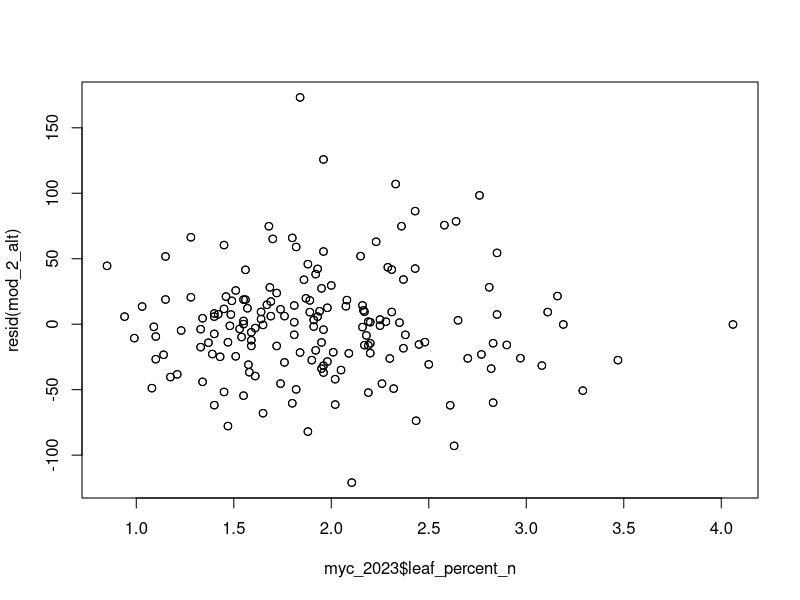
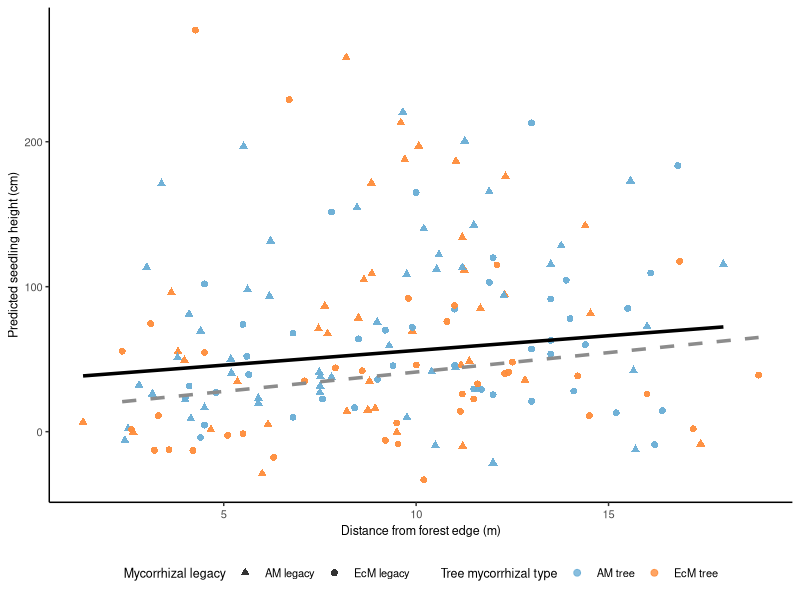
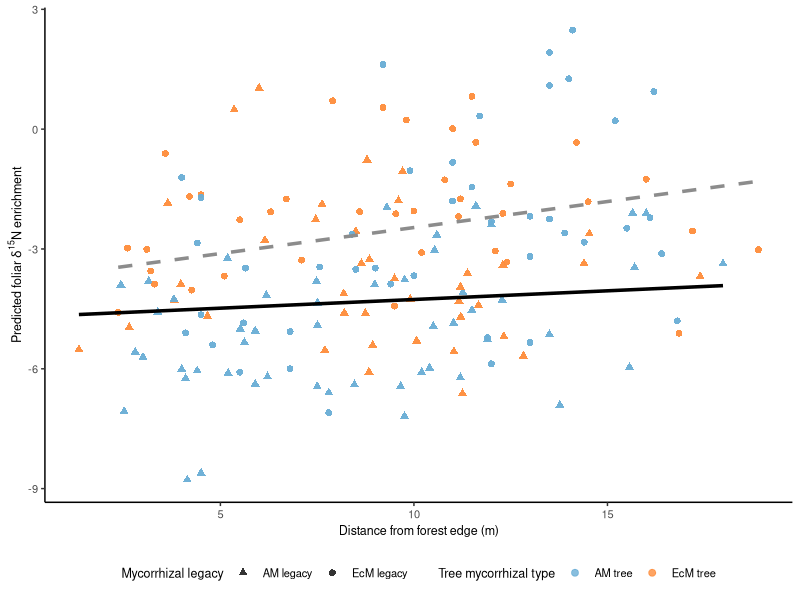
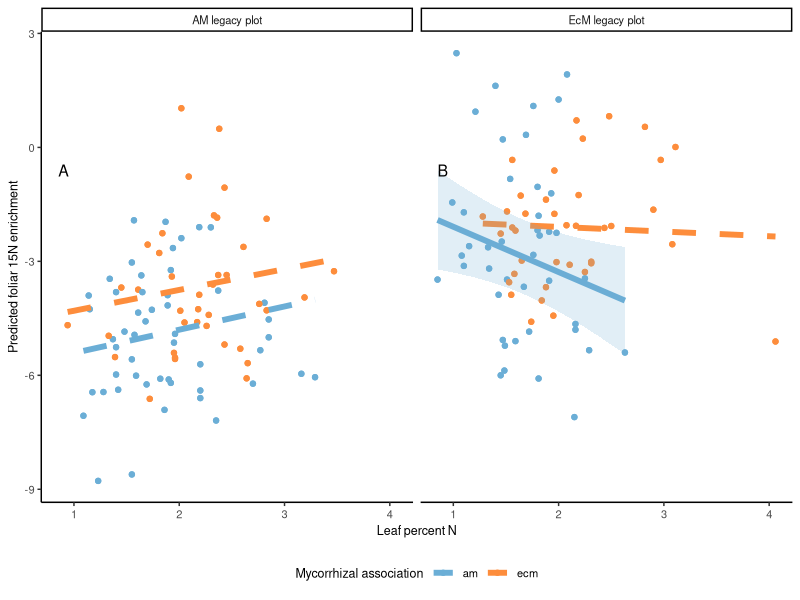
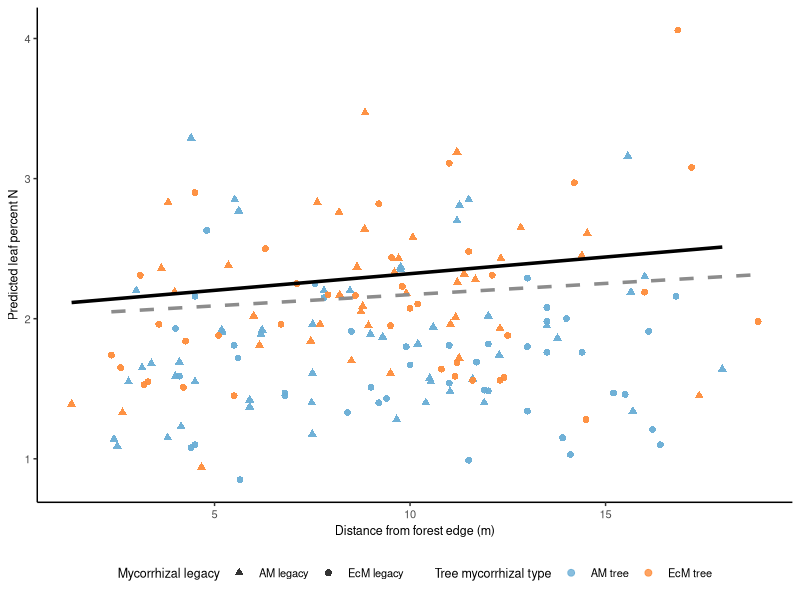
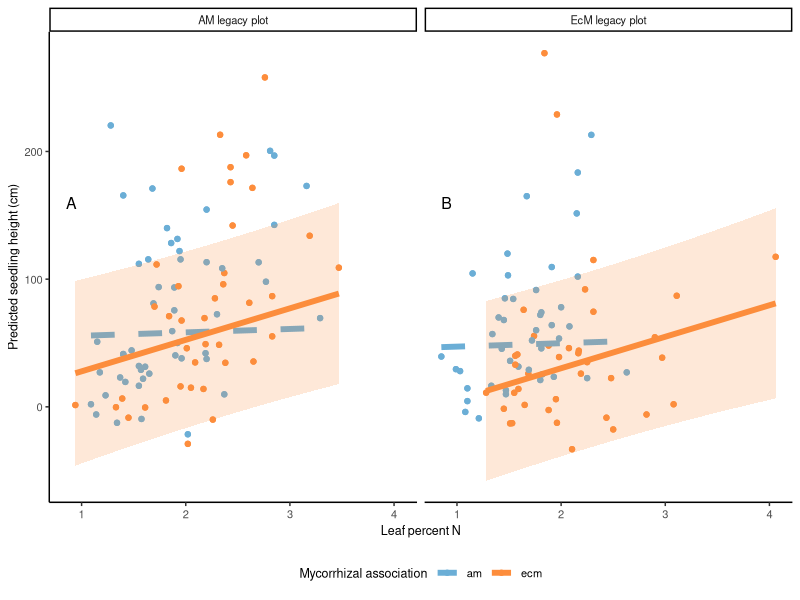
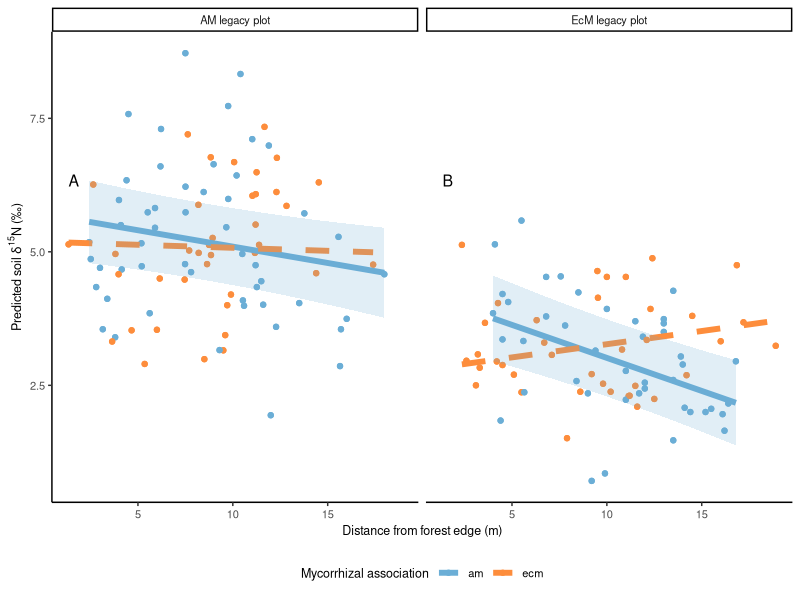
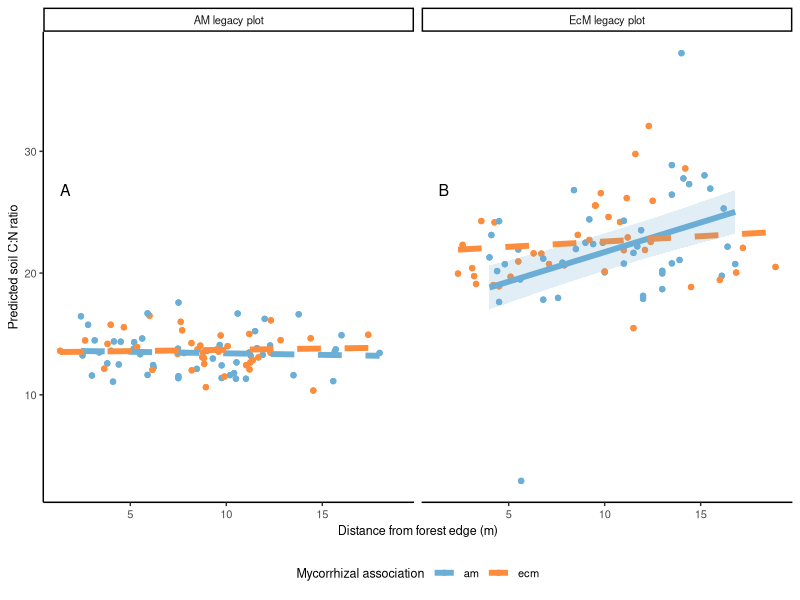

Reproduce these figures in R, in order.


# Outtake figure analyses -------------------------------------------------
# Archived from 05_final_figures.R when the manuscript figure set was
# narrowed to Figure 2 and the soil supplemental figure.

# setup -------------------------------------------------------------------
library(tidyverse)
library(lme4)
library(lmerTest)
library(RColorBrewer)


# read in data

myc_alldata <-   
  read_csv("outplut/alldata_03262026.csv") %>% 
  mutate(
    site_unit = factor(site_unit),
    soil_cn_ratio = soil_percent_c / soil_percent_n
  ) 

myc_2023 <- 
  myc_alldata %>%
  filter(year == "2023") %>%
  droplevels() %>%
  
  # turn the factors into numeric variables
  
  mutate(
    myc_legacy_num = case_when(mycorrhizal_legacy == "ecm" ~ 0, TRUE ~ 1),
    myc_type_num = case_when(myc_type == "ecm" ~ 0, TRUE ~ 1),
    
    # scale numeric variables
    
    dist_s = scale(distance_to_edge_m)[,1]
  )

# Plotting theme ---------------------------------------------------------

blues <- RColorBrewer::brewer.pal(9, "Blues")
oranges <- RColorBrewer::brewer.pal(9, "Oranges")

my_theme <- function() {
  ggplot2::theme_classic() +
    ggplot2::theme(
      axis.text = element_text(size = 8),
      axis.title.x = element_text(size = 9),
      axis.title.y = element_text(size = 9),
      legend.text = element_text(size = 8),
      legend.title = element_text(size = 9),
      strip.text.x = element_text(size = 8),
      legend.position = "bottom"
    )
}

myc_association_colors <- c("am" = blues[5], "ecm" = oranges[5])
legacy_shapes <- c("am" = 17, "ecm" = 16)

# Build predictions only across the observed x range of each plotted group.
# This prevents a line or confidence ribbon from extrapolating beyond that
# group's points within a legacy-plot panel.
group_prediction_grid <- function(data, x_var, y_var, length_out = 100) {
  data %>%
    filter(
      !is.na(.data[[x_var]]),
      !is.na(.data[[y_var]]),
      !is.na(myc_type),
      !is.na(mycorrhizal_legacy)
    ) %>%
    group_by(myc_type, mycorrhizal_legacy) %>%
    summarise(
      prediction_x = list(seq(
        min(.data[[x_var]], na.rm = TRUE),
        max(.data[[x_var]], na.rm = TRUE),
        length.out = length_out
      )),
      .groups = "drop"
    ) %>%
    unnest(prediction_x) %>%
    rename(!!x_var := prediction_x)
}

add_fixed_effect_ci <- function(model, newdata, fixed_formula, pred_name) {
  newdata[[pred_name]] <- predict(model, newdata = newdata, re.form = NA)
  
  x_pred <- model.matrix(fixed_formula, data = newdata)
  se_pred <- sqrt(diag(x_pred %*% vcov(model) %*% t(x_pred)))
  
  newdata %>%
    mutate(
      se = se_pred,
      lower = .data[[pred_name]] - 1.96 * se,
      upper = .data[[pred_name]] + 1.96 * se
    )
}

add_slope_linetype <- function(model, predicted_data, x_var, alpha = 0.05) {
  slope_tests <-
    emmeans::emtrends(
      model,
      ~ myc_type * mycorrhizal_legacy,
      var = x_var
    ) %>%
    summary(infer = c(TRUE, TRUE)) %>%
    as_tibble() %>%
    mutate(
      slope_linetype = case_when(
        p.value < alpha ~ "Significant",
        TRUE ~ "Not significant"
      )
    ) %>%
    select(myc_type, mycorrhizal_legacy, slope_linetype)
  
  predicted_data %>%
    left_join(slope_tests, by = c("myc_type", "mycorrhizal_legacy"))
}

get_column_or_na <- function(df, column_names) {
  matching_column <- intersect(column_names, names(df))
  
  if (length(matching_column) == 0) {
    return(rep(NA_real_, nrow(df)))
  }
  
  df[[matching_column[1]]]
}

tidy_fixed_effects <- function(model, figure, response, predictor) {
  fixed_effects <-
    coef(summary(lmerTest::as_lmerModLmerTest(model))) %>%
    as.data.frame()
  
  fixed_effects$term <- rownames(fixed_effects)
  
  tibble(
    figure = figure,
    response = response,
    predictor = predictor,
    statistic_type = "fixed_effect",
    term = fixed_effects$term,
    myc_type = NA_character_,
    mycorrhizal_legacy = NA_character_,
    estimate = get_column_or_na(fixed_effects, "Estimate"),
    std_error = get_column_or_na(fixed_effects, "Std. Error"),
    df = get_column_or_na(fixed_effects, "df"),
    statistic = get_column_or_na(fixed_effects, "t value"),
    p_value = get_column_or_na(fixed_effects, "Pr(>|t|)"),
    conf_low = NA_real_,
    conf_high = NA_real_,
    slope_linetype = NA_character_
  )
}

tidy_type_ii_tests <- function(model, figure, response, predictor) {
  type_ii_tests <- car::Anova(model) %>% as.data.frame()
  type_ii_tests$term <- rownames(type_ii_tests)
  
  tibble(
    figure = figure,
    response = response,
    predictor = predictor,
    statistic_type = "type_ii_wald_chisq",
    term = type_ii_tests$term,
    myc_type = NA_character_,
    mycorrhizal_legacy = NA_character_,
    estimate = NA_real_,
    std_error = NA_real_,
    df = get_column_or_na(type_ii_tests, "Df"),
    statistic = get_column_or_na(type_ii_tests, "Chisq"),
    p_value = get_column_or_na(type_ii_tests, "Pr(>Chisq)"),
    conf_low = NA_real_,
    conf_high = NA_real_,
    slope_linetype = NA_character_
  )
}

tidy_slope_tests <- function(model, figure, response, predictor, x_var, alpha = 0.05) {
  slope_tests <-
    emmeans::emtrends(
      model,
      ~ myc_type * mycorrhizal_legacy,
      var = x_var
    ) %>%
    summary(infer = c(TRUE, TRUE)) %>%
    as_tibble()
  
  trend_column <- paste0(x_var, ".trend")
  
  tibble(
    figure = figure,
    response = response,
    predictor = predictor,
    statistic_type = "simple_slope",
    term = paste0("slope of ", response, " over ", predictor),
    myc_type = slope_tests$myc_type,
    mycorrhizal_legacy = slope_tests$mycorrhizal_legacy,
    estimate = slope_tests[[trend_column]],
    std_error = slope_tests$SE,
    df = slope_tests$df,
    statistic = slope_tests$t.ratio,
    p_value = slope_tests$p.value,
    conf_low = slope_tests$lower.CL,
    conf_high = slope_tests$upper.CL,
    slope_linetype = case_when(
      slope_tests$p.value < alpha ~ "Significant",
      TRUE ~ "Not significant"
    )
  )
}

collect_model_stats <- function(model, figure, response, predictor, x_var) {
  bind_rows(
    tidy_fixed_effects(model, figure, response, predictor),
    tidy_type_ii_tests(model, figure, response, predictor),
    tidy_slope_tests(model, figure, response, predictor, x_var)
  )
}

panel_label_data <- function(plot_data, predicted_data) {
  tibble(
    mycorrhizal_legacy = c("am", "ecm"),
    panel_label = c("A", "B"),
    x = min(plot_data$x, na.rm = TRUE),
    y = max(predicted_data$upper, na.rm = TRUE)
  )
}

model_line_plot <- function(
    raw_data,
    predicted_data,
    x_var,
    y_var,
    pred_var,
    x_label,
    y_label
) {
  label_data <- panel_label_data(
    tibble(x = raw_data[[x_var]]),
    predicted_data
  )
  
  ggplot() +
    geom_point(
      data = raw_data,
      aes(
        x = .data[[x_var]],
        y = .data[[y_var]],
        color = myc_type,
        fill = myc_type
      )
    ) +
    geom_line(
      data = predicted_data,
      aes(
        x = .data[[x_var]],
        y = .data[[pred_var]],
        color = factor(myc_type),
        linetype = slope_linetype
      ),
      linewidth = 2
    ) +
    geom_ribbon(
      data = filter(predicted_data, slope_linetype == "Significant"),
      aes(
        x = .data[[x_var]],
        ymin = lower,
        ymax = upper,
        fill = factor(myc_type),
        group = interaction(myc_type, mycorrhizal_legacy)
      ),
      alpha = 0.2
    ) +
    facet_wrap(
      ~mycorrhizal_legacy,
      labeller = as_labeller(c(
        "am" = "AM legacy plot",
        "ecm" = "EcM legacy plot"
      ))
    ) +
    labs(
      y = y_label,
      x = x_label,
      color = "Mycorrhizal association",
      fill = "Mycorrhizal association"
    ) +
    scale_color_manual(
      values = myc_association_colors,
      limits = names(myc_association_colors),
      name = "Mycorrhizal association"
    ) +
    scale_fill_manual(
      values = myc_association_colors,
      limits = names(myc_association_colors),
      guide = "none"
    ) +
    scale_linetype_manual(
      values = c("Significant" = "solid", "Not significant" = "dashed"),
      guide = "none"
    ) +
    geom_text(
      data = label_data,
      aes(x = x, y = y, label = panel_label),
      hjust = 0,
      size = 4,
      inherit.aes = FALSE
    ) +
    my_theme()
}

# Figure 2b: Height change ~ distance to edge -----------------------------

# height change

mod_2_alt <-
  lme4::lmer(height_change ~  
               leaf_percent_n  * myc_type + 
               foliar_15n_enrichment * myc_type + 
               distance_to_edge_m * myc_type * mycorrhizal_legacy +
               #herbivory +
               (1 | condition ) + 
               (1 | site_unit)  + (1 | species) ,
             data = myc_2023)

AIC(mod_2_alt)
summary(mod_2_alt)
car::Anova(mod_2_alt)
plot(resid(mod_2_alt)~ myc_2023$leaf_percent_n)

emmeans::emtrends(mod_2_alt ,~ myc_type * mycorrhizal_legacy, var = "leaf_percent_n")
emmeans::emtrends(mod_2_alt , ~ myc_type, var = "leaf_percent_n")

emmeans::emtrends(mod_2_alt , ~ distance_to_edge_m*myc_type, var = "distance_to_edge_m")

# Average predictions across AM and EcM tree associations to obtain one
# fitted line for each legacy type, matching Figure 2.
height_legacy_grid <- myc_2023 %>%
  filter(
    !is.na(distance_to_edge_m),
    !is.na(height_change),
    !is.na(myc_type),
    !is.na(mycorrhizal_legacy)
  ) %>%
  group_by(mycorrhizal_legacy) %>%
  reframe(
    distance_to_edge_m = seq(
      min(distance_to_edge_m),
      max(distance_to_edge_m),
      length.out = 100
    )
  ) %>%
  tidyr::expand_grid(
    myc_type = sort(unique(na.omit(myc_2023$myc_type)))
  ) %>%
  mutate(
    leaf_percent_n = mean(myc_2023$leaf_percent_n, na.rm = TRUE),
    foliar_15n_enrichment = mean(
      myc_2023$foliar_15n_enrichment,
      na.rm = TRUE
    )
  )

pred_height_distedge <- height_legacy_grid %>%
  mutate(
    pred_height = predict(mod_2_alt, newdata = ., re.form = NA)
  ) %>%
  group_by(mycorrhizal_legacy, distance_to_edge_m) %>%
  summarise(
    pred_height = mean(pred_height),
    .groups = "drop"
  )

fig_3_height_distedge <- ggplot() +
  geom_point(
    data = filter(
      myc_2023,
      !is.na(distance_to_edge_m),
      !is.na(height_change)
    ),
    aes(
      x = distance_to_edge_m,
      y = height_change,
      color = myc_type,
      shape = mycorrhizal_legacy
    ),
    size = 2,
    alpha = 0.8
  ) +
  geom_line(
    data = filter(pred_height_distedge, mycorrhizal_legacy == "am"),
    aes(x = distance_to_edge_m, y = pred_height),
    color = "black",
    linetype = "solid",
    linewidth = 1.2,
    show.legend = FALSE
  ) +
  geom_line(
    data = filter(pred_height_distedge, mycorrhizal_legacy == "ecm"),
    aes(x = distance_to_edge_m, y = pred_height),
    color = "grey55",
    linetype = "dashed",
    linewidth = 1.2,
    show.legend = FALSE
  ) +
  scale_color_manual(
    values = myc_association_colors,
    breaks = c("am", "ecm"),
    labels = c("AM tree", "EcM tree"),
    name = "Tree mycorrhizal type"
  ) +
  scale_shape_manual(
    values = legacy_shapes,
    breaks = c("am", "ecm"),
    labels = c("AM legacy", "EcM legacy"),
    name = "Mycorrhizal legacy"
  ) +
  labs(
    y = "Predicted seedling height (cm)",
    x = "Distance from forest edge (m)"
  ) +
  my_theme()

print(fig_3_height_distedge)


# Figure 2c: Foliar 15N enrichment ~ distance to edge ---------------------

mod_foliar15n_distedge <-
  lme4::lmer(
    foliar_15n_enrichment ~
      leaf_percent_n +
      distance_to_edge_m * myc_type * mycorrhizal_legacy +
      (1 | site_unit) + (1 | species),
    data = myc_2023
  )

# Average predictions across tree association to obtain one fitted line per
# legacy type, using the same construction and styling as Figures 2a and 2b.
foliar15n_legacy_grid <- myc_2023 %>%
  filter(
    !is.na(distance_to_edge_m),
    !is.na(foliar_15n_enrichment),
    !is.na(myc_type),
    !is.na(mycorrhizal_legacy)
  ) %>%
  group_by(mycorrhizal_legacy) %>%
  reframe(
    distance_to_edge_m = seq(
      min(distance_to_edge_m),
      max(distance_to_edge_m),
      length.out = 100
    )
  ) %>%
  tidyr::expand_grid(
    myc_type = sort(unique(na.omit(myc_2023$myc_type)))
  ) %>%
  mutate(
    leaf_percent_n = mean(myc_2023$leaf_percent_n, na.rm = TRUE)
  )

pred_foliar15n_distedge <- foliar15n_legacy_grid %>%
  mutate(
    pred_foliar_15n = predict(
      mod_foliar15n_distedge,
      newdata = .,
      re.form = NA
    )
  ) %>%
  group_by(mycorrhizal_legacy, distance_to_edge_m) %>%
  summarise(
    pred_foliar_15n = mean(pred_foliar_15n),
    .groups = "drop"
  )

fig_2c_foliar15n_distedge <- ggplot() +
  geom_point(
    data = filter(
      myc_2023,
      !is.na(distance_to_edge_m),
      !is.na(foliar_15n_enrichment)
    ),
    aes(
      x = distance_to_edge_m,
      y = foliar_15n_enrichment,
      color = myc_type,
      shape = mycorrhizal_legacy
    ),
    size = 2,
    alpha = 0.8
  ) +
  geom_line(
    data = filter(pred_foliar15n_distedge, mycorrhizal_legacy == "am"),
    aes(x = distance_to_edge_m, y = pred_foliar_15n),
    color = "black",
    linetype = "solid",
    linewidth = 1.2,
    show.legend = FALSE
  ) +
  geom_line(
    data = filter(pred_foliar15n_distedge, mycorrhizal_legacy == "ecm"),
    aes(x = distance_to_edge_m, y = pred_foliar_15n),
    color = "grey55",
    linetype = "dashed",
    linewidth = 1.2,
    show.legend = FALSE
  ) +
  scale_color_manual(
    values = myc_association_colors,
    breaks = c("am", "ecm"),
    labels = c("AM tree", "EcM tree"),
    name = "Tree mycorrhizal type"
  ) +
  scale_shape_manual(
    values = legacy_shapes,
    breaks = c("am", "ecm"),
    labels = c("AM legacy", "EcM legacy"),
    name = "Mycorrhizal legacy"
  ) +
  labs(
    x = "Distance from forest edge (m)",
    y = expression(paste("Predicted foliar ", delta^{15}, "N enrichment"))
  ) +
  my_theme()

print(fig_2c_foliar15n_distedge)


# Figure 3: Foliar 15N enrichment ~ foliar percent N ----------------------

mod_foliar15n_leafn <-
  lme4::lmer(
    foliar_15n_enrichment ~
      leaf_percent_n * myc_type * mycorrhizal_legacy +
      distance_to_edge_m +
      (1 | site_unit) + (1 | species),
    data = myc_2023
  )

pred_foliar15n_leafn <- group_prediction_grid(
  myc_2023, "leaf_percent_n", "foliar_15n_enrichment"
) %>%
  mutate(
    distance_to_edge_m = mean(myc_2023$distance_to_edge_m, na.rm = TRUE)
  ) %>%
  add_fixed_effect_ci(
    model = mod_foliar15n_leafn,
    fixed_formula = ~ leaf_percent_n * myc_type * mycorrhizal_legacy +
      distance_to_edge_m,
    pred_name = "pred_foliar_15n"
  ) %>%
  add_slope_linetype(
    model = mod_foliar15n_leafn,
    x_var = "leaf_percent_n"
  )

fig_3_foliar15n_leafn <- model_line_plot(
  raw_data = myc_2023,
  predicted_data = pred_foliar15n_leafn,
  x_var = "leaf_percent_n",
  y_var = "foliar_15n_enrichment",
  pred_var = "pred_foliar_15n",
  x_label = "Leaf percent N",
  y_label = "Predicted foliar 15N enrichment"
)

print(fig_3_foliar15n_leafn)


# Figure 2a: Foliar percent N ~ distance to edge --------------------------

mod_leafn_distedge <-
  lme4::lmer(
    leaf_percent_n ~
      distance_to_edge_m * myc_type * mycorrhizal_legacy +
      (1 | condition) + (1 | site_unit) + (1 | species),
    data = myc_2023
  )

# Use one prediction line per legacy type. Predictions are averaged equally
# across AM and EcM tree associations while retaining the full fitted model.
leafn_legacy_grid <- myc_2023 %>%
  filter(
    !is.na(distance_to_edge_m),
    !is.na(leaf_percent_n),
    !is.na(myc_type),
    !is.na(mycorrhizal_legacy)
  ) %>%
  group_by(mycorrhizal_legacy) %>%
  reframe(
    distance_to_edge_m = seq(
      min(distance_to_edge_m),
      max(distance_to_edge_m),
      length.out = 100
    )
  ) %>%
  tidyr::expand_grid(
    myc_type = sort(unique(na.omit(myc_2023$myc_type)))
  )

pred_leafn_distedge <- leafn_legacy_grid %>%
  mutate(
    pred_leaf_percent_n = predict(
      mod_leafn_distedge,
      newdata = .,
      re.form = NA
    )
  ) %>%
  group_by(mycorrhizal_legacy, distance_to_edge_m) %>%
  summarise(
    pred_leaf_percent_n = mean(pred_leaf_percent_n),
    .groups = "drop"
  )

fig_2_leafn_distedge <- ggplot() +
  geom_point(
    data = filter(
      myc_2023,
      !is.na(distance_to_edge_m),
      !is.na(leaf_percent_n)
    ),
    aes(
      x = distance_to_edge_m,
      y = leaf_percent_n,
      color = myc_type,
      shape = mycorrhizal_legacy
    ),
    size = 2,
    alpha = 0.8
  ) +
  geom_line(
    data = filter(pred_leafn_distedge, mycorrhizal_legacy == "am"),
    aes(x = distance_to_edge_m, y = pred_leaf_percent_n),
    color = "black",
    linetype = "solid",
    linewidth = 1.2,
    show.legend = FALSE
  ) +
  geom_line(
    data = filter(pred_leafn_distedge, mycorrhizal_legacy == "ecm"),
    aes(x = distance_to_edge_m, y = pred_leaf_percent_n),
    color = "grey55",
    linetype = "dashed",
    linewidth = 1.2,
    show.legend = FALSE
  ) +
  scale_color_manual(
    values = myc_association_colors,
    breaks = c("am", "ecm"),
    labels = c("AM tree", "EcM tree"),
    name = "Tree mycorrhizal type",
    aesthetics = "colour"
  ) +
  scale_shape_manual(
    values = legacy_shapes,
    breaks = c("am", "ecm"),
    labels = c("AM legacy", "EcM legacy"),
    name = "Mycorrhizal legacy"
  ) +
  labs(
    x = "Distance from forest edge (m)",
    y = "Predicted leaf percent N"
  ) +
  my_theme()

print(fig_2_leafn_distedge)


# Figure 5: Height change ~ foliar percent N ------------------------------

pred_height_leafn <- group_prediction_grid(
  myc_2023, "leaf_percent_n", "height_change"
) %>%
  mutate(
    foliar_15n_enrichment = mean(myc_2023$foliar_15n_enrichment, na.rm = TRUE),
    distance_to_edge_m = mean(myc_2023$distance_to_edge_m, na.rm = TRUE)
  ) %>%
  add_fixed_effect_ci(
    model = mod_2_alt,
    fixed_formula = ~ leaf_percent_n * myc_type +
      foliar_15n_enrichment * myc_type +
      distance_to_edge_m * myc_type * mycorrhizal_legacy,
    pred_name = "pred_height"
  ) %>%
  add_slope_linetype(
    model = mod_2_alt,
    x_var = "leaf_percent_n"
  )

fig_5_height_leafn <- model_line_plot(
  raw_data = myc_2023,
  predicted_data = pred_height_leafn,
  x_var = "leaf_percent_n",
  y_var = "height_change",
  pred_var = "pred_height",
  x_label = "Leaf percent N",
  y_label = "Predicted seedling height (cm)"
)

print(fig_5_height_leafn)


# Figure 6: Soil delta 15N ~ distance to edge -----------------------------

mod_soil15n_distedge <-
  lme4::lmer(
    soil_d15n ~
      distance_to_edge_m * myc_type * mycorrhizal_legacy +
      (1 | site_unit) + (1 | species),
    data = myc_2023
  )

pred_soil15n_distedge <- group_prediction_grid(
  myc_2023, "distance_to_edge_m", "soil_d15n"
) %>%
  add_fixed_effect_ci(
    model = mod_soil15n_distedge,
    fixed_formula = ~ distance_to_edge_m * myc_type * mycorrhizal_legacy,
    pred_name = "pred_soil_d15n"
  ) %>%
  add_slope_linetype(
    model = mod_soil15n_distedge,
    x_var = "distance_to_edge_m"
  )

fig_6_soil15n_distedge <- model_line_plot(
  raw_data = myc_2023,
  predicted_data = pred_soil15n_distedge,
  x_var = "distance_to_edge_m",
  y_var = "soil_d15n",
  pred_var = "pred_soil_d15n",
  x_label = "Distance from forest edge (m)",
  y_label = expression(paste("Predicted soil ", delta^{15}, "N (\u2030)"))
)

print(fig_6_soil15n_distedge)


# Figure 7: Soil C:N ratio ~ distance to edge -----------------------------

mod_soil_cn_distedge <-
  lme4::lmer(
    soil_cn_ratio ~
      distance_to_edge_m * myc_type * mycorrhizal_legacy +
      (1 | site_unit) + (1 | species),
    data = myc_2023
  )

pred_soil_cn_distedge <- group_prediction_grid(
  myc_2023, "distance_to_edge_m", "soil_cn_ratio"
) %>%
  add_fixed_effect_ci(
    model = mod_soil_cn_distedge,
    fixed_formula = ~ distance_to_edge_m * myc_type * mycorrhizal_legacy,
    pred_name = "pred_soil_cn_ratio"
  ) %>%
  add_slope_linetype(
    model = mod_soil_cn_distedge,
    x_var = "distance_to_edge_m"
  )

fig_7_soil_cn_distedge <- model_line_plot(
  raw_data = myc_2023,
  predicted_data = pred_soil_cn_distedge,
  x_var = "distance_to_edge_m",
  y_var = "soil_cn_ratio",
  pred_var = "pred_soil_cn_ratio",
  x_label = "Distance from forest edge (m)",
  y_label = "Predicted soil C:N ratio"
)

print(fig_7_soil_cn_distedge)


# Save manuscript figures -------------------------------------------------

dir.create("outplut/figures", showWarnings = FALSE, recursive = TRUE)

# Figure 2 combines the three distance-to-edge responses. The shared legends
# are collected beneath the panels, and the individual plots are also saved.
figure_2 <- patchwork::wrap_plots(
  fig_2_leafn_distedge,
  fig_3_height_distedge,
  fig_2c_foliar15n_distedge,
  ncol = 1,
  guides = "collect"
) +
  patchwork::plot_annotation(tag_levels = "A") &
  theme(legend.position = "bottom")

manuscript_figures <- list(
  "figure_2a_leaf_n_vs_distance_to_edge.png" = fig_2_leafn_distedge,
  "figure_2b_seedling_height_vs_distance_to_edge.png" = fig_3_height_distedge,
  "figure_2c_foliar_15n_vs_distance_to_edge.png" = fig_2c_foliar15n_distedge,
  "final_foliar_15n_vs_leaf_percent_n.png" = fig_3_foliar15n_leafn,
  "final_height_change_vs_leaf_percent_n.png" = fig_5_height_leafn,
  "final_soil_d15n_vs_distance_to_edge.png" = fig_6_soil15n_distedge,
  "final_soil_cn_ratio_vs_distance_to_edge.png" = fig_7_soil_cn_distedge
)

iwalk(
  manuscript_figures,
  ~ ggsave(
    filename = file.path("outplut/figures", .y),
    plot = .x,
    width = 7,
    height = 5.5,
    dpi = 300,
    bg = "white"
  )
)

ggsave(
  filename = "outplut/figures/figure_2.png",
  plot = figure_2,
  width = 7,
  height = 14,
  dpi = 300,
  bg = "white"
)


# Export model statistics -------------------------------------------------

final_figure_model_stats <- bind_rows(
  collect_model_stats(
    model = mod_2_alt,
    figure = "Figure 2b",
    response = "height_change",
    predictor = "distance_to_edge_m",
    x_var = "distance_to_edge_m"
  ),
  collect_model_stats(
    model = mod_foliar15n_distedge,
    figure = "Figure 2c",
    response = "foliar_15n_enrichment",
    predictor = "distance_to_edge_m",
    x_var = "distance_to_edge_m"
  ),
  collect_model_stats(
    model = mod_foliar15n_leafn,
    figure = "Foliar 15N enrichment ~ leaf percent N",
    response = "foliar_15n_enrichment",
    predictor = "leaf_percent_n",
    x_var = "leaf_percent_n"
  ),
  collect_model_stats(
    model = mod_leafn_distedge,
    figure = "Figure 2a",
    response = "leaf_percent_n",
    predictor = "distance_to_edge_m",
    x_var = "distance_to_edge_m"
  ),
  collect_model_stats(
    model = mod_2_alt,
    figure = "Figure 5",
    response = "height_change",
    predictor = "leaf_percent_n",
    x_var = "leaf_percent_n"
  ),
  collect_model_stats(
    model = mod_soil15n_distedge,
    figure = "Figure 6",
    response = "soil_d15n",
    predictor = "distance_to_edge_m",
    x_var = "distance_to_edge_m"
  ),
  collect_model_stats(
    model = mod_soil_cn_distedge,
    figure = "Figure 7",
    response = "soil_cn_ratio",
    predictor = "distance_to_edge_m",
    x_var = "distance_to_edge_m"
  )
)

dir.create("outplut", showWarnings = FALSE, recursive = TRUE)
write_csv(
  final_figure_model_stats,
  "outplut/final_figure_model_stats.csv"
)
